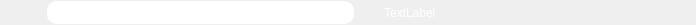
<?xml version="1.0" encoding="UTF-8"?>
<ui version="4.0">
 <class>statusWidget</class>
 <widget class="QWidget" name="statusWidget">
  <property name="geometry">
   <rect>
    <x>0</x>
    <y>0</y>
    <width>696</width>
    <height>25</height>
   </rect>
  </property>
  <property name="sizePolicy">
   <sizepolicy hsizetype="Expanding" vsizetype="Fixed">
    <horstretch>0</horstretch>
    <verstretch>0</verstretch>
   </sizepolicy>
  </property>
  <property name="minimumSize">
   <size>
    <width>0</width>
    <height>25</height>
   </size>
  </property>
  <property name="maximumSize">
   <size>
    <width>16777215</width>
    <height>25</height>
   </size>
  </property>
  <property name="windowTitle">
   <string>Form</string>
  </property>
  <layout class="QHBoxLayout" name="horizontalLayout">
   <property name="spacing">
    <number>30</number>
   </property>
   <property name="leftMargin">
    <number>10</number>
   </property>
   <property name="topMargin">
    <number>0</number>
   </property>
   <property name="rightMargin">
    <number>6</number>
   </property>
   <property name="bottomMargin">
    <number>0</number>
   </property>
   <item>
    <widget class="QLabel" name="nicosLabel">
     <property name="sizePolicy">
      <sizepolicy hsizetype="Fixed" vsizetype="Preferred">
       <horstretch>0</horstretch>
       <verstretch>0</verstretch>
      </sizepolicy>
     </property>
     <property name="maximumSize">
      <size>
       <width>59</width>
       <height>23</height>
      </size>
     </property>
     <property name="text">
      <string/>
     </property>
     <property name="scaledContents">
      <bool>true</bool>
     </property>
    </widget>
   </item>
   <item>
    <widget class="QLabel" name="runningCmdLabel">
     <property name="sizePolicy">
      <sizepolicy hsizetype="Expanding" vsizetype="Fixed">
       <horstretch>0</horstretch>
       <verstretch>23</verstretch>
      </sizepolicy>
     </property>
     <property name="minimumSize">
      <size>
       <width>0</width>
       <height>23</height>
      </size>
     </property>
     <property name="maximumSize">
      <size>
       <width>16777215</width>
       <height>23</height>
      </size>
     </property>
     <property name="styleSheet">
      <string notr="true">color: black;
background : white;
border-radius: 10px;</string>
     </property>
     <property name="text">
      <string/>
     </property>
     <property name="alignment">
      <set>Qt::AlignLeading|Qt::AlignLeft|Qt::AlignVCenter</set>
     </property>
     <property name="margin">
      <number>20</number>
     </property>
    </widget>
   </item>
   <item>
    <widget class="QLabel" name="instrumentLabel">
     <property name="sizePolicy">
      <sizepolicy hsizetype="MinimumExpanding" vsizetype="Preferred">
       <horstretch>0</horstretch>
       <verstretch>0</verstretch>
      </sizepolicy>
     </property>
     <property name="styleSheet">
      <string notr="true">color: white;
border-color: darkgrey;</string>
     </property>
     <property name="text">
      <string>TextLabel</string>
     </property>
    </widget>
   </item>
  </layout>
  <action name="actionGrep">
   <property name="text">
    <string>Find...</string>
   </property>
   <property name="shortcut">
    <string>Ctrl+F</string>
   </property>
  </action>
  <action name="actionPrint">
   <property name="icon">
    <iconset resource="../../../resources/nicos-gui.qrc">
     <normaloff>:/print</normaloff>:/print</iconset>
   </property>
   <property name="text">
    <string>&amp;Print...</string>
   </property>
   <property name="shortcut">
    <string>Ctrl+P</string>
   </property>
  </action>
  <action name="actionSave">
   <property name="icon">
    <iconset resource="../../../resources/nicos-gui.qrc">
     <normaloff>:/save</normaloff>:/save</iconset>
   </property>
   <property name="text">
    <string>&amp;Save as...</string>
   </property>
   <property name="shortcut">
    <string>Ctrl+Shift+S</string>
   </property>
  </action>
  <action name="actionCopy">
   <property name="icon">
    <iconset resource="../../../resources/nicos-gui.qrc">
     <normaloff>:/copy</normaloff>:/copy</iconset>
   </property>
   <property name="text">
    <string>Copy</string>
   </property>
   <property name="toolTip">
    <string>Copy selected text</string>
   </property>
   <property name="shortcut">
    <string>Ctrl+C</string>
   </property>
  </action>
  <action name="actionAllowLineWrap">
   <property name="checkable">
    <bool>true</bool>
   </property>
   <property name="text">
    <string>Allow line wrap</string>
   </property>
   <property name="shortcut">
    <string>Ctrl+Alt+W</string>
   </property>
  </action>
 </widget>
 <resources>
  <include location="../../../resources/nicos-gui.qrc"/>
 </resources>
 <connections/>
</ui>
